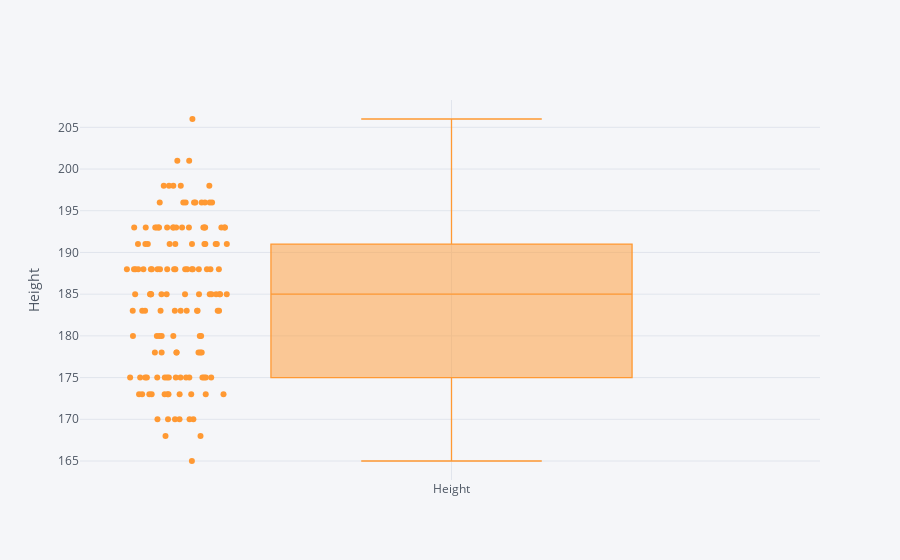

Notebook code cell kept with this figure:
### Markdown cell above
### Looking at the distributions of the data
Let's take a look at the distribution of the 4 stats that describe the physical characteristics of the players.

**Plot the four distributions about `height`, `weight`, `age` and `BMI`.**

### Code cell
# Height
wnba['Height'].iplot(kind='box', boxpoints='all', yTitle='Height')

### Figure 1 — Plotly figure (JSON) as saved in the notebook; plotly's stock layout.template omitted (floating-point values rounded to 4 significant figures; data arrays with more than 128 entries replaced by an {"elided": "..."} marker saying what was removed)
{"data": [{"boxpoints": "all", "line": {"width": 1.3}, "marker": {"color": "rgba(255, 153, 51, 1.0)"}, "name": "Height", "orientation": "v", "type": "box", "y": {"elided": "142 int values"}}], "layout": {"legend": {"bgcolor": "#F5F6F9", "font": {"color": "#4D5663"}}, "paper_bgcolor": "#F5F6F9", "plot_bgcolor": "#F5F6F9", "title": {"font": {"color": "#4D5663"}}, "xaxis": {"gridcolor": "#E1E5ED", "showgrid": true, "tickfont": {"color": "#4D5663"}, "title": {"font": {"color": "#4D5663"}, "text": ""}, "zerolinecolor": "#E1E5ED"}, "yaxis": {"gridcolor": "#E1E5ED", "showgrid": true, "tickfont": {"color": "#4D5663"}, "title": {"font": {"color": "#4D5663"}, "text": "Height"}, "zerolinecolor": "#E1E5ED"}}}
